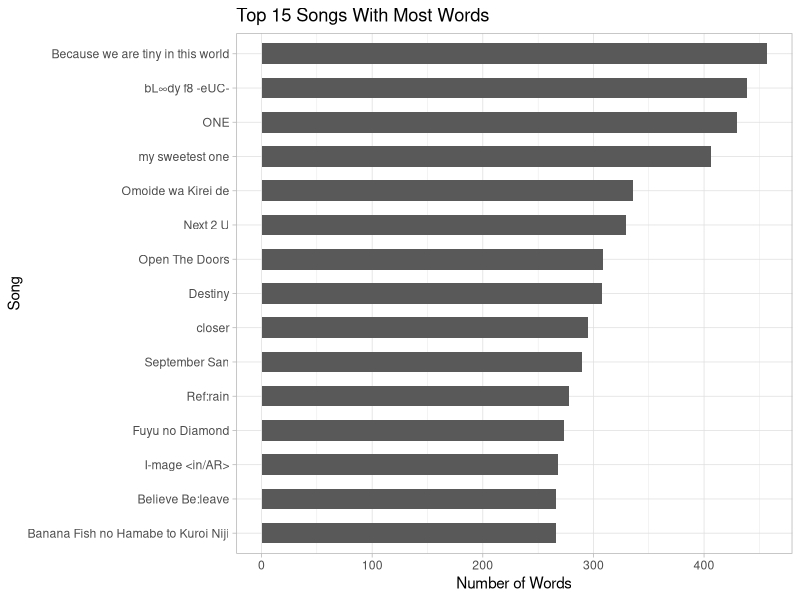
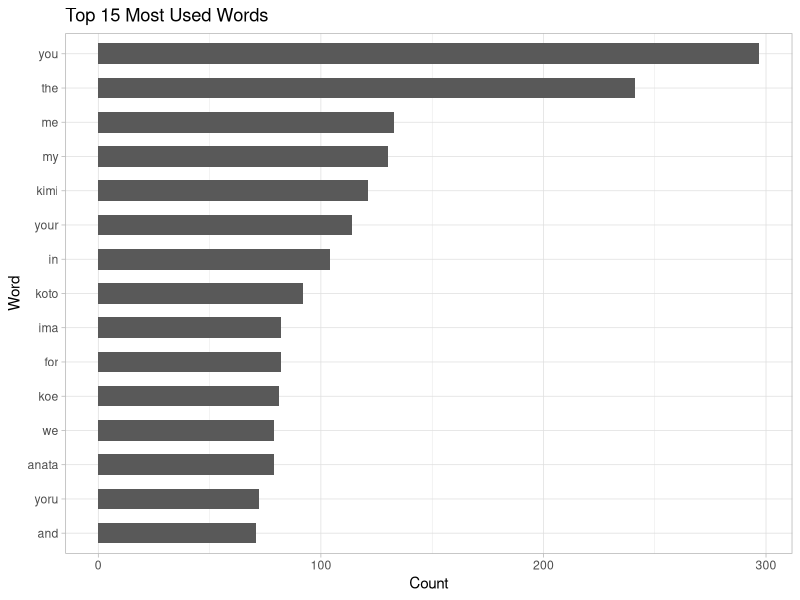
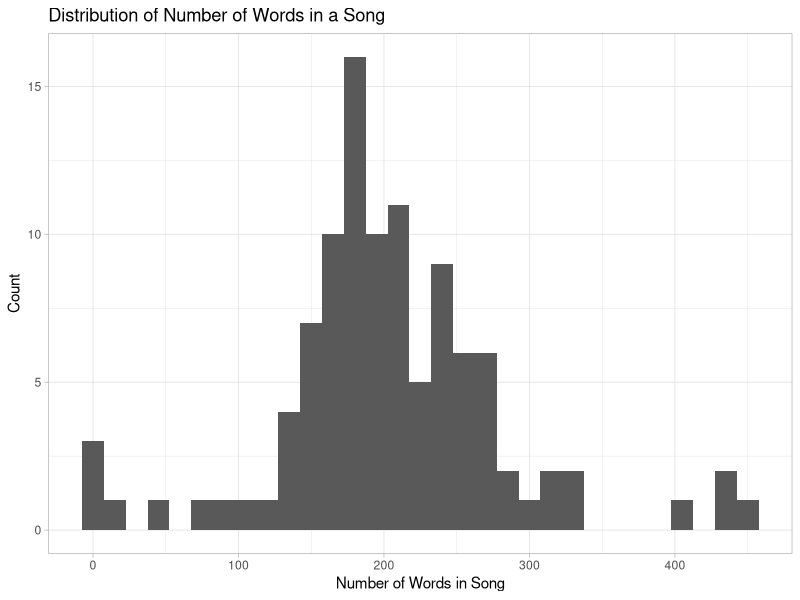
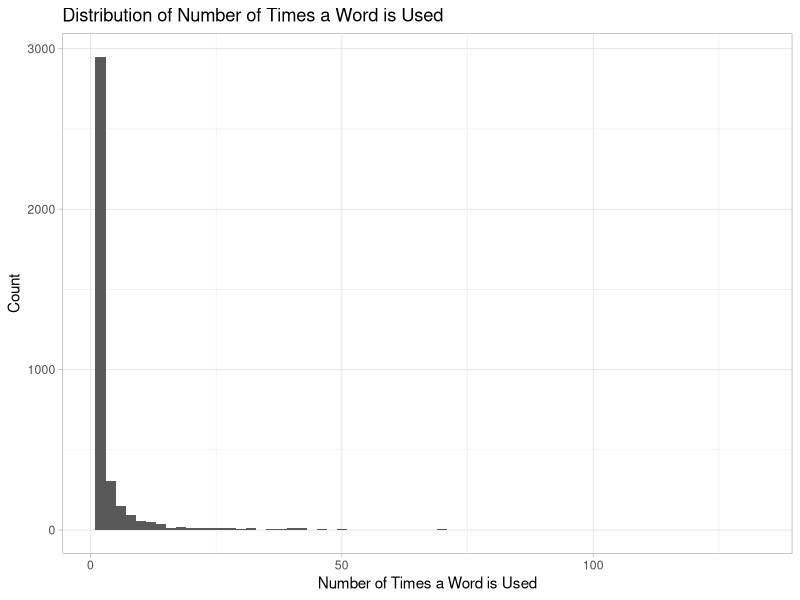
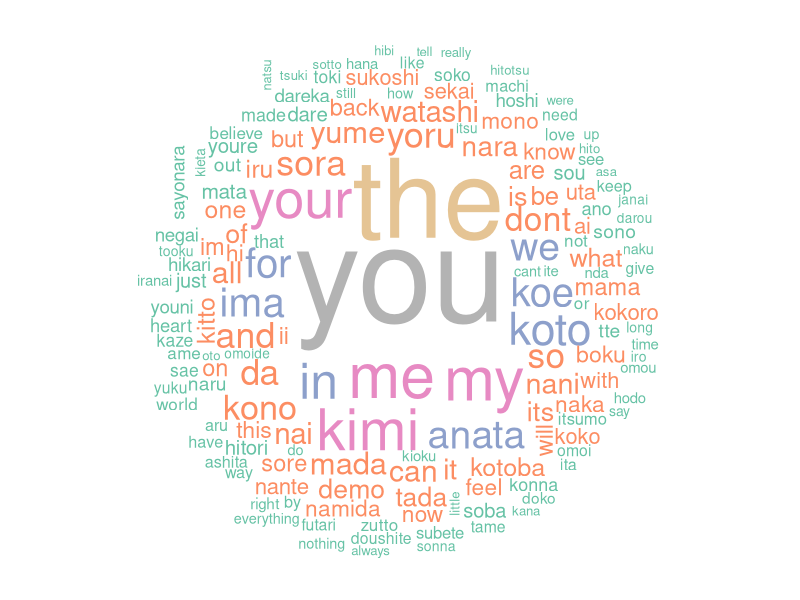

Write R code to recreate these figures, in order.
## ---- chunk 1
library(dplyr)
library(ggplot2)
library(wordcloud)
library(RColorBrewer)
## ---- chunk 2
df <- readr::read_csv("cleaned_data.csv")
head(df, 10)

# japanese particles that shouldn't be included in wordcloud
jpn_prtcl <- c(
               "no", "wa", "o", "mo", "ni", "e", "de", "ga",
               "to", "ya", "ne", "yo", "ka", "wo", "i", "yo",
               "kara", "yori", "na", "dake", "a", "te", "mo",
               "mou"
              )
## ---- chunk 3
# set ggpplot theme
theme_set(theme_light())

# top 15 songs with most words
df %>%
  group_by(Song_title) %>%
  summarise(N = sum(Count)) %>%
  arrange(desc(N)) %>%
  head(15) %>%
  ggplot(aes(x = reorder(Song_title, N), y = N)) +
  geom_bar(stat = "identity", width = 0.6) +
  coord_flip() +
  labs(
    title = "Top 15 Songs With Most Words",
    x = "Song",
    y = "Number of Words"
  )

# top 15 most used words
df %>%
  filter(!Word %in% jpn_prtcl) %>%
  group_by(Word) %>%
  summarise(N = sum(Count)) %>%
  arrange(desc(N)) %>%
  head(15) %>%
  ggplot(aes(x = reorder(Word, N), y = N)) +
  geom_bar(stat = "identity", width = 0.6) +
  coord_flip() +
  labs(
    title = "Top 15 Most Used Words",
    x = "Word",
    y = "Count"
  )

# distribution of number of words in a song
df %>%
  group_by(Song_title) %>%
  summarise(N = sum(Count)) %>%
  ggplot(aes(x = N)) +
  geom_histogram(binwidth = 15) +
  labs(
    title = "Distribution of Number of Words in a Song",
    x = "Number of Words in Song",
    y = "Count"
  )

# distribution of word counts
df %>%
  filter(!Word %in% jpn_prtcl) %>%
  group_by(Word) %>%
  summarise(N = sum(Count)) %>%
  filter(N < 200) %>%
  ggplot(aes(x = N)) +
  geom_histogram(binwidth = 2) +
  labs(
    title = "Distribution of Number of Times a Word is Used",
    x = "Number of Times a Word is Used",
    y = "Count"
  )
## ---- chunk 4
# df for word cloud
newdf <- df %>%
  filter(!Word %in% jpn_prtcl) %>%
  group_by(Word) %>%
  summarise(N = sum(Count))

# for reproducibility
set.seed(2023)

# wordcloud
wordcloud(
  words = newdf$Word,
  freq = newdf$N,
  max.words = 160,
  scale = c(8, .3),
  random.order = FALSE,
  colors = brewer.pal(8, "Set2")
)
